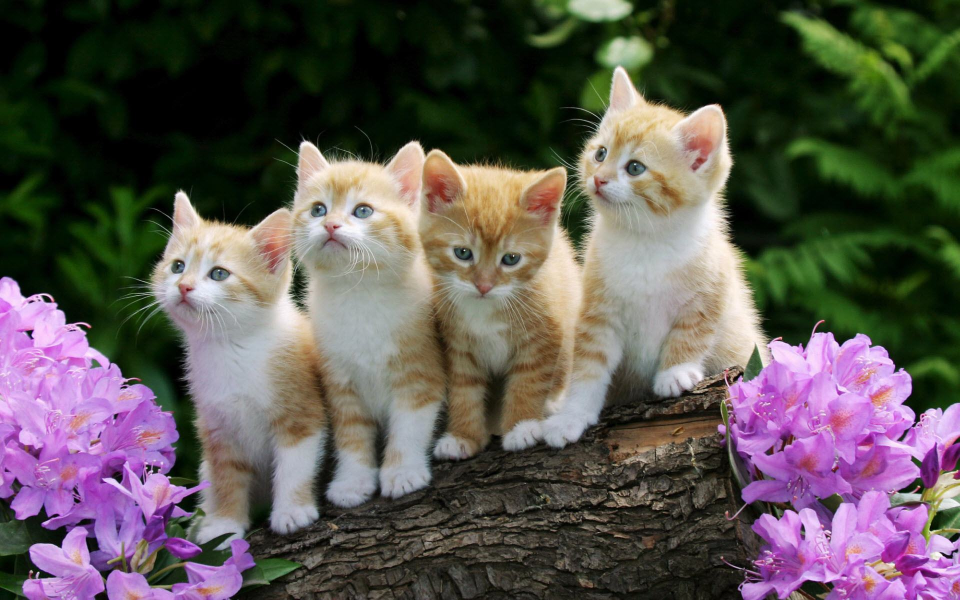
#> input picture sample.jpg, 1920 x 1200 px, found by its file name (shown at 1/2 size)
$ python image3.py
#> lines starting #> are read from the running program, lines starting #| are printed output that depends on the picture
import cv2
import numpy as np
#load image
image= cv2.imread("C:/Users/DELL/Desktop/open CV/Day 1/sample.jpg")
#> image is the input picture: shape (1200, 1920, 3); mean B, G, R 82.1, 85.7, 91.9
resized_image = cv2.resize(image,(300,300))
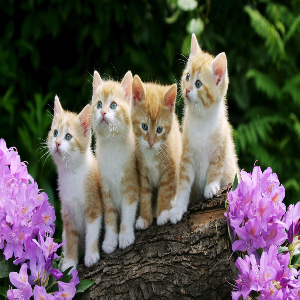
#> resized_image: shape (300, 300, 3); mean B, G, R 82.1, 85.7, 91.9
average_blur = cv2.blur(resized_image,(7,7))
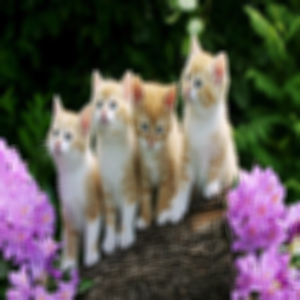
#> average_blur: shape (300, 300, 3); mean B, G, R 82.1, 85.7, 91.9
gaussion_blur= cv2.GaussianBlur(resized_image,(7,7),0)
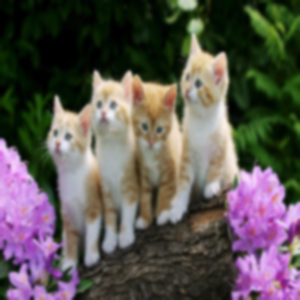
#> gaussion_blur: shape (300, 300, 3); mean B, G, R 82.1, 85.7, 91.9
median_blur= cv2.medianBlur(resized_image,7)
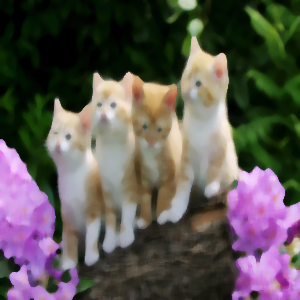
#> median_blur: shape (300, 300, 3); mean B, G, R 82.5, 85.7, 92.2
bilateral_blur = cv2.bilateralFilter(resized_image, 15,75,75)
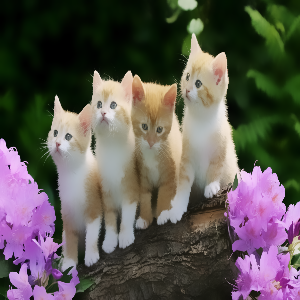
#> bilateral_blur: shape (300, 300, 3); mean B, G, R 82.2, 85.7, 91.9


cv2.imshow('Original Image',resized_image)
cv2.imshow('Average Image',average_blur)
cv2.imshow('Gaussion Image',gaussion_blur)
cv2.imshow('Median Image',median_blur)
cv2.imshow('Bilateral Image',bilateral_blur)


cv2.waitKey(0)
cv2.destroyAllWindows()
